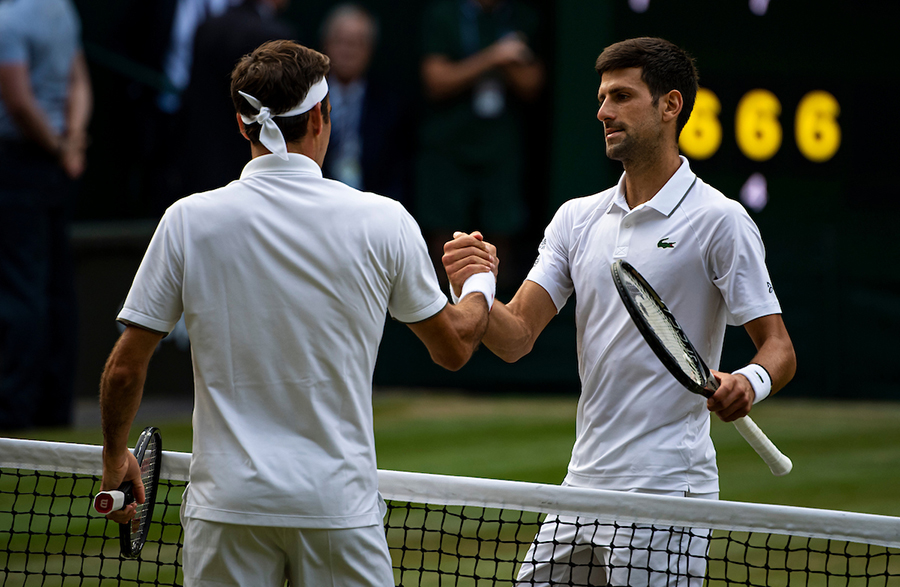
#> input picture face_detect/download.jpg, 900 x 587 px
$ python watershed.py --image face_detect/download.jpg   (older library calls are emulated)
#> lines starting #> are read from the running program, lines starting #| are printed output that depends on the picture; after the words box and inside, x2 and y2 are one past the last pixel; in counts of white or black regions, pixels touching at a corner belong together
from skimage.feature import peak_local_max
from skimage.morphology import watershed
from scipy import ndimage
import numpy as np
import argparse
import cv2
import imutils

ap = argparse.ArgumentParser()
ap.add_argument('-i', '--image', required=True, help='Path to the image.')
args = vars(ap.parse_args())

image = cv2.imread(args['image'])
#> image is the input picture: shape (587, 900, 3); mean B, G, R 67.3, 74, 71.7
# Pyramid mean shift filter to help with thresholding.
shifted = cv2.pyrMeanShiftFiltering(image, 21, 51)
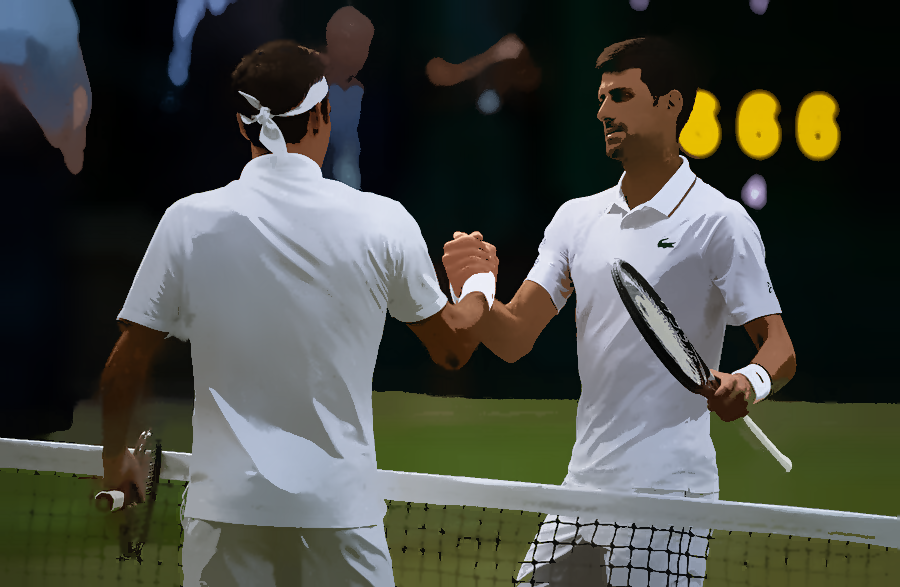
#> shifted: shape (587, 900, 3); mean B, G, R 66.7, 73.6, 71
cv2.imshow('Image', image)

# Convert the shifted image to grayscale then apply Otsu's thresholding.
gray = cv2.cvtColor(shifted, cv2.COLOR_BGR2GRAY)
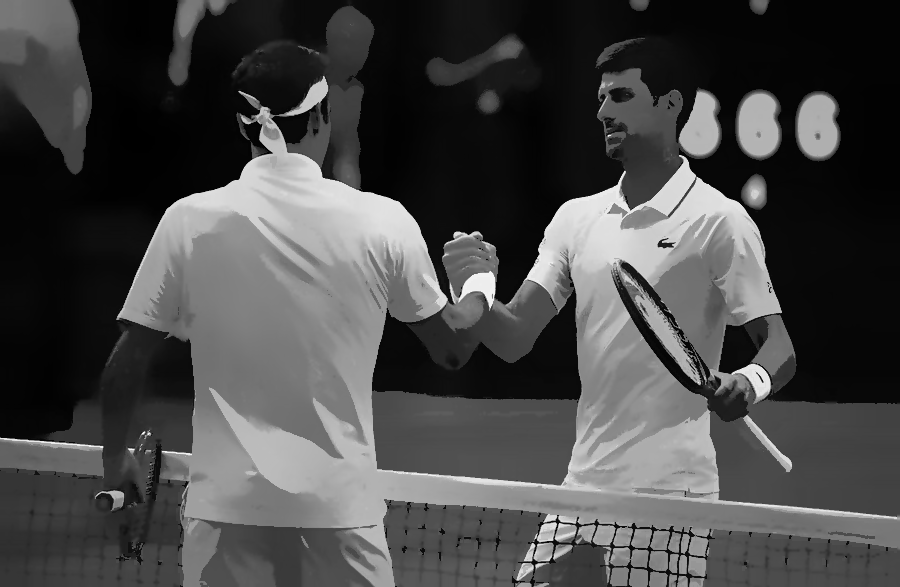
#> gray: shape (587, 900); min 0, max 249, mean 72
thresh = cv2.threshold(gray, 0, 255, cv2.THRESH_BINARY + cv2.THRESH_OTSU)[1]
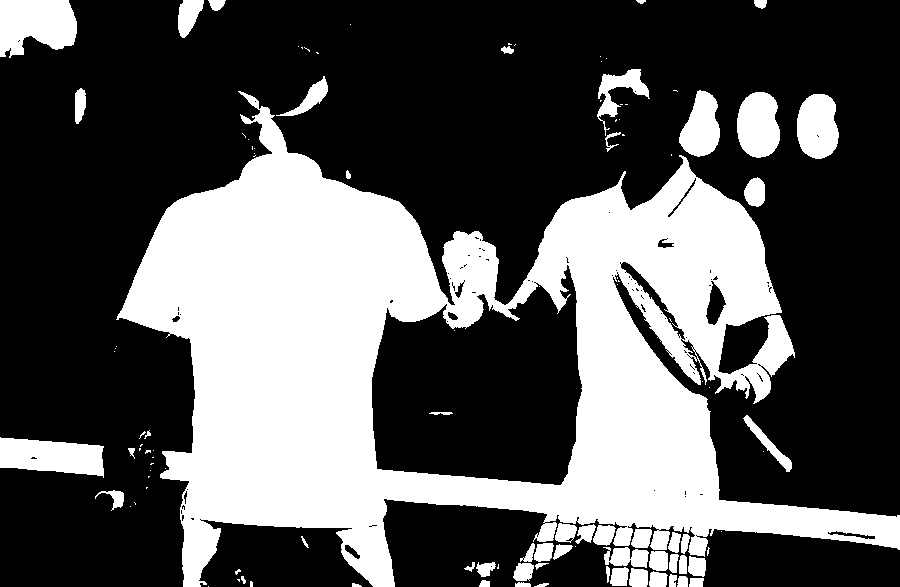
#> thresh: shape (587, 900); 34.2% white; 110 white regions (57 under 20 px), largest, box (x1, y1, x2, y2) and area: (116, 91, 900, 587) 157113, (0, 0, 77, 58) 3518, (0, 437, 104, 478) 3090
cv2.imshow('Thresholded Image', thresh)
cv2.waitKey(0)

# First, compute the exact Euclidean distance transform from every binary pixel to the nearest zero pixel, then find peaks in this distance map.
# D is our distance map.
D = ndimage.distance_transform_edt(thresh)
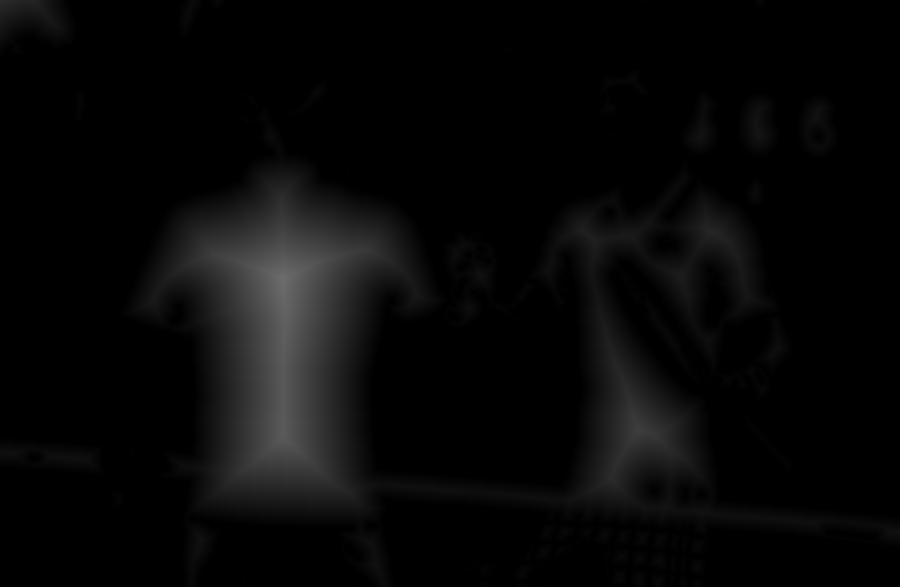
#> D: shape (587, 900) float64; min 0, max 108.2, mean 7.9
# Find peaks (local maxima) in our distance map, ensuring that there is at least a 20 pixel distance between each peak.
localMax = peak_local_max(D, indices=False, min_distance=20, labels=thresh)
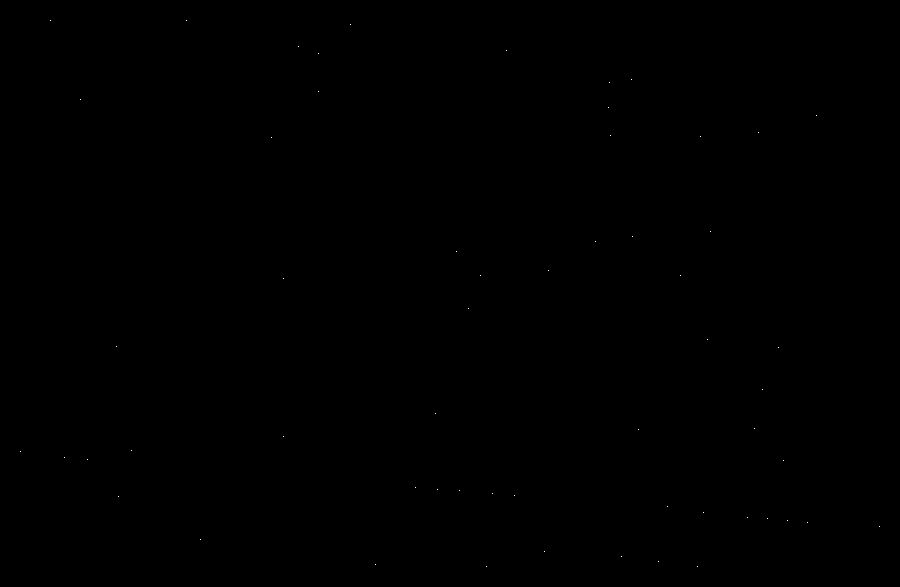
#> localMax: shape (587, 900) bool; 0.01% white in thin lines or dots, all inside (x1, y1, x2, y2) = (20, 20, 880, 567)

# Take the output of the peak_local_max function to compute a connected component analysis using 8-connectivity.
markers = ndimage.label(localMax, structure=np.ones((3, 3)))[0]
#> markers: shape (587, 900) int32; 59 distinct labels, from 0 to 58
# Input our markers, and since watershed assumes our markers represent local minima in our distance map, we take the negative value of D.
labels = watershed(-D, markers, mask=thresh)
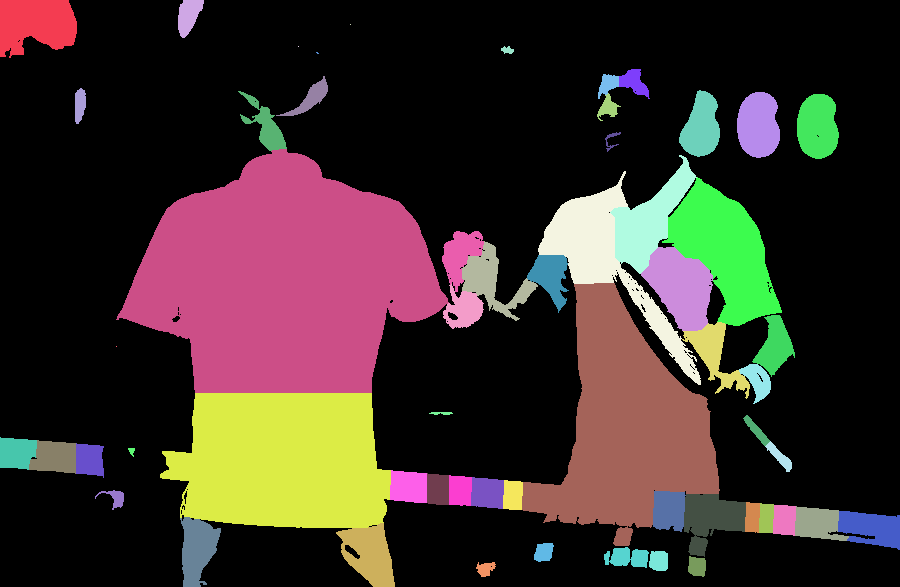
#> labels: shape (587, 900) int32; 59 distinct labels, from 0 to 58; one colour per label, 0 black
# Labels is a NumPy array with the same dimensions as our image. Each pixel value has a unique label value so that pixels that have the same label value belong to the same object.
print(f'{len(np.unique(labels)) - 1} unique segments found')
#| 58 unique segments found

# Loop over the unique label values and extract each of the unique objects.
for label in np.unique(labels):
    # If label is zero, it is the background, so ignore it.
    if label == 0:
        continue

    # Otherwise, allocate memory for the label region and draw it on the mask. Set pixels that belong to the current label to 255.
    mask = np.zeros(gray.shape, dtype='uint8')
    mask[labels == label] = 255

    # Detect contours in the mask and grab the largest one which will represent the outline of a given object in the image.
    cnts = cv2.findContours(mask.copy(), cv2.RETR_EXTERNAL, cv2.CHAIN_APPROX_SIMPLE)
    cnts = imutils.grab_contours(cnts)
    c = max(cnts, key=cv2.contourArea)

    # Draw a circle enclosing the object.
    ((x, y), r) = cv2.minEnclosingCircle(c)
    cv2.circle(image, (int(x), int(y)), int(r), (0, 255, 0), 2)
    cv2.putText(image, f'#{label}', (int(x) - 10, int(y)), cv2.FONT_HERSHEY_SIMPLEX, 0.6, (0, 0, 255), 2)
    cv2.imshow('Image', image)
    cv2.waitKey(0)
    cv2.destroyAllWindows()
#> this loop made 59 passes
#> (x, y, r) on passes 2, 3, 4, 5, 6, 8, 9, 10, 11, 12, 13, 14: (34, 28, 44.05), (192.5, 18.5, 21.27), (350, 24, 0.0001), (298, 46, 0.0001), (507, 49.5, 6.18), (634.2, 86.69, 18.61), (608, 87, 14.87), (300, 95.5, 30.92), (78.5, 105.5, 17.68), (605.8, 107, 14.21), (818.5, 125.9, 32.33), (759.5, 124.4, 32.75)
#> (c, x, y, r) on pass 7: ([[316, 52], [317, 53], [318, 53], [317, 52]], 317, 52.5, 1.12)
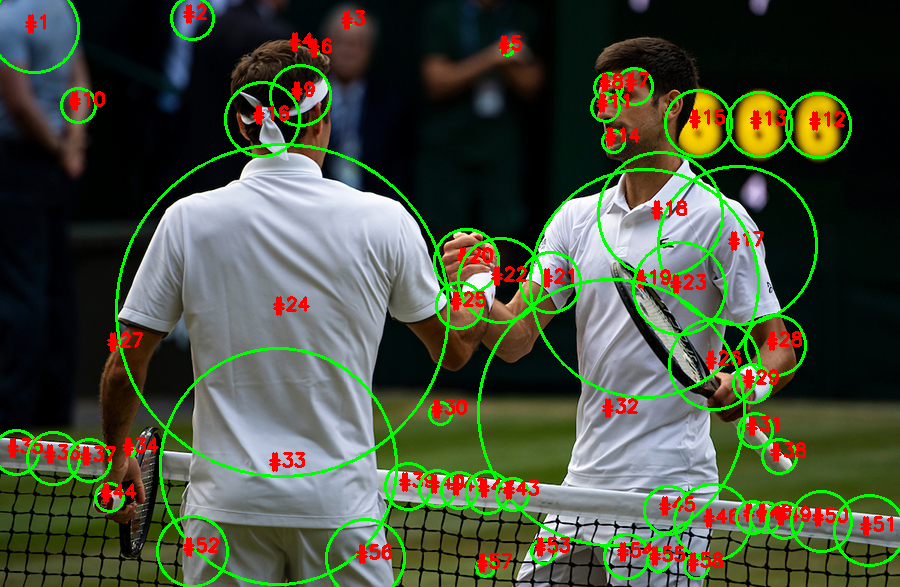
#> image: shape (587, 900, 3); 8.82% of pixels changed, all inside (x1, y1, x2, y2) = (0, 0, 900, 587)
#> mask: shape (587, 900); 0.06% white; 1 white region, box (x1, y1, x2, y2) and area: (688, 556, 706, 577) 308

cv2.imshow('Output Image', image)
cv2.waitKey(0)
